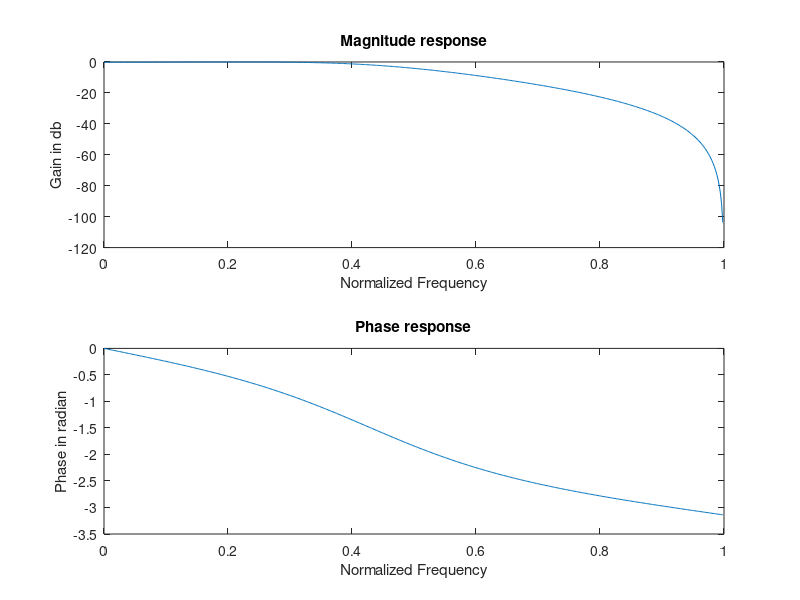

Reproduce this figure in MATLAB.
% Chebyshev low-pass IIR filter programm
clc;
clear all;
close all;
alphap = 0.15;
alphas =0.9;
wp= 0.3*pi;
ws= 0.5*pi;
[n,wn] = cheb1ord(wp/pi,ws/pi,alphap,alphas);
[b,a] = cheby1(n,alphap,wn);
[h,w] = freqz(b,a);
subplot(2,1,1); 
plot(w/pi,20*log10(abs(h)));
xlabel('Normalized Frequency');
ylabel('Gain in db');
title('Magnitude response');
subplot(2,1,2);
plot(w/pi,angle(h));
xlabel('Normalized Frequency');
ylabel('Phase in radian');
title('Phase response');
